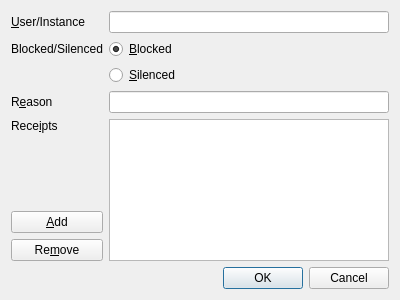
<?xml version="1.0" encoding="UTF-8"?>
<ui version="4.0">
 <class>DialogAdd</class>
 <widget class="QDialog" name="DialogAdd">
  <property name="geometry">
   <rect>
    <x>0</x>
    <y>0</y>
    <width>400</width>
    <height>300</height>
   </rect>
  </property>
  <property name="acceptDrops">
   <bool>true</bool>
  </property>
  <property name="windowTitle">
   <string>Add entry</string>
  </property>
  <property name="locale">
   <locale language="English" country="UnitedKingdom"/>
  </property>
  <layout class="QVBoxLayout" name="verticalLayout">
   <item>
    <layout class="QGridLayout" name="layout_grid" rowstretch="0,0,0,0,0,0,0,0">
     <property name="sizeConstraint">
      <enum>QLayout::SetDefaultConstraint</enum>
     </property>
     <property name="verticalSpacing">
      <number>6</number>
     </property>
     <item row="4" column="0">
      <widget class="QLabel" name="label_receipts">
       <property name="sizePolicy">
        <sizepolicy hsizetype="Preferred" vsizetype="Preferred">
         <horstretch>0</horstretch>
         <verstretch>0</verstretch>
        </sizepolicy>
       </property>
       <property name="toolTip">
        <string>Memory aids, proof</string>
       </property>
       <property name="text">
        <string>Rece&amp;ipts</string>
       </property>
       <property name="alignment">
        <set>Qt::AlignLeading|Qt::AlignLeft|Qt::AlignTop</set>
       </property>
       <property name="buddy">
        <cstring>list_receipts</cstring>
       </property>
      </widget>
     </item>
     <item row="5" column="0">
      <widget class="QPushButton" name="button_receipt_add">
       <property name="toolTip">
        <string>Add receipt</string>
       </property>
       <property name="text">
        <string>&amp;Add</string>
       </property>
       <property name="icon">
        <iconset theme="list-add">
         <normaloff>.</normaloff>.</iconset>
       </property>
      </widget>
     </item>
     <item row="1" column="1">
      <widget class="QRadioButton" name="radio_blocked">
       <property name="enabled">
        <bool>true</bool>
       </property>
       <property name="sizePolicy">
        <sizepolicy hsizetype="Expanding" vsizetype="Fixed">
         <horstretch>0</horstretch>
         <verstretch>0</verstretch>
        </sizepolicy>
       </property>
       <property name="text">
        <string>&amp;Blocked</string>
       </property>
       <property name="checked">
        <bool>true</bool>
       </property>
      </widget>
     </item>
     <item row="0" column="1">
      <widget class="QLineEdit" name="text_user"/>
     </item>
     <item row="2" column="1">
      <widget class="QRadioButton" name="radio_silcenced">
       <property name="sizePolicy">
        <sizepolicy hsizetype="Expanding" vsizetype="Fixed">
         <horstretch>0</horstretch>
         <verstretch>0</verstretch>
        </sizepolicy>
       </property>
       <property name="text">
        <string>&amp;Silenced</string>
       </property>
      </widget>
     </item>
     <item row="3" column="0">
      <widget class="QLabel" name="label_reason">
       <property name="text">
        <string>R&amp;eason</string>
       </property>
       <property name="buddy">
        <cstring>text_reason</cstring>
       </property>
      </widget>
     </item>
     <item row="3" column="1">
      <widget class="QLineEdit" name="text_reason"/>
     </item>
     <item row="7" column="1">
      <widget class="QDialogButtonBox" name="buttonBox">
       <property name="orientation">
        <enum>Qt::Horizontal</enum>
       </property>
       <property name="standardButtons">
        <set>QDialogButtonBox::Cancel|QDialogButtonBox::Ok</set>
       </property>
      </widget>
     </item>
     <item row="1" column="0">
      <widget class="QLabel" name="label_blocked">
       <property name="sizePolicy">
        <sizepolicy hsizetype="Preferred" vsizetype="Preferred">
         <horstretch>0</horstretch>
         <verstretch>0</verstretch>
        </sizepolicy>
       </property>
       <property name="text">
        <string>Blocked/Silenced</string>
       </property>
       <property name="buddy">
        <cstring>radio_blocked</cstring>
       </property>
      </widget>
     </item>
     <item row="0" column="0">
      <widget class="QLabel" name="label_user">
       <property name="text">
        <string>&amp;User/Instance</string>
       </property>
       <property name="buddy">
        <cstring>text_user</cstring>
       </property>
      </widget>
     </item>
     <item row="6" column="0">
      <widget class="QPushButton" name="button_receipt_remove">
       <property name="toolTip">
        <string>Remove receipt</string>
       </property>
       <property name="text">
        <string>Re&amp;move</string>
       </property>
       <property name="icon">
        <iconset theme="list-remove">
         <normaloff>.</normaloff>.</iconset>
       </property>
       <property name="shortcut">
        <string>Del</string>
       </property>
      </widget>
     </item>
     <item row="4" column="1" rowspan="3">
      <widget class="QListWidget" name="list_receipts">
       <property name="editTriggers">
        <set>QAbstractItemView::DoubleClicked|QAbstractItemView::EditKeyPressed|QAbstractItemView::SelectedClicked</set>
       </property>
      </widget>
     </item>
    </layout>
   </item>
  </layout>
 </widget>
 <tabstops>
  <tabstop>text_user</tabstop>
  <tabstop>radio_blocked</tabstop>
  <tabstop>radio_silcenced</tabstop>
  <tabstop>text_reason</tabstop>
  <tabstop>button_receipt_add</tabstop>
  <tabstop>button_receipt_remove</tabstop>
  <tabstop>list_receipts</tabstop>
 </tabstops>
 <resources/>
 <connections>
  <connection>
   <sender>buttonBox</sender>
   <signal>accepted()</signal>
   <receiver>DialogAdd</receiver>
   <slot>accept()</slot>
   <hints>
    <hint type="sourcelabel">
     <x>324</x>
     <y>268</y>
    </hint>
    <hint type="destinationlabel">
     <x>331</x>
     <y>226</y>
    </hint>
   </hints>
  </connection>
  <connection>
   <sender>buttonBox</sender>
   <signal>rejected()</signal>
   <receiver>DialogAdd</receiver>
   <slot>reject()</slot>
   <hints>
    <hint type="sourcelabel">
     <x>255</x>
     <y>262</y>
    </hint>
    <hint type="destinationlabel">
     <x>265</x>
     <y>224</y>
    </hint>
   </hints>
  </connection>
  <connection>
   <sender>button_receipt_add</sender>
   <signal>clicked()</signal>
   <receiver>DialogAdd</receiver>
   <slot>add_receipt()</slot>
   <hints>
    <hint type="sourcelabel">
     <x>41</x>
     <y>207</y>
    </hint>
    <hint type="destinationlabel">
     <x>115</x>
     <y>156</y>
    </hint>
   </hints>
  </connection>
  <connection>
   <sender>button_receipt_remove</sender>
   <signal>clicked()</signal>
   <receiver>DialogAdd</receiver>
   <slot>remove_receipt()</slot>
   <hints>
    <hint type="sourcelabel">
     <x>95</x>
     <y>245</y>
    </hint>
    <hint type="destinationlabel">
     <x>135</x>
     <y>190</y>
    </hint>
   </hints>
  </connection>
 </connections>
 <slots>
  <slot>add_receipt()</slot>
  <slot>remove_receipt()</slot>
 </slots>
</ui>
